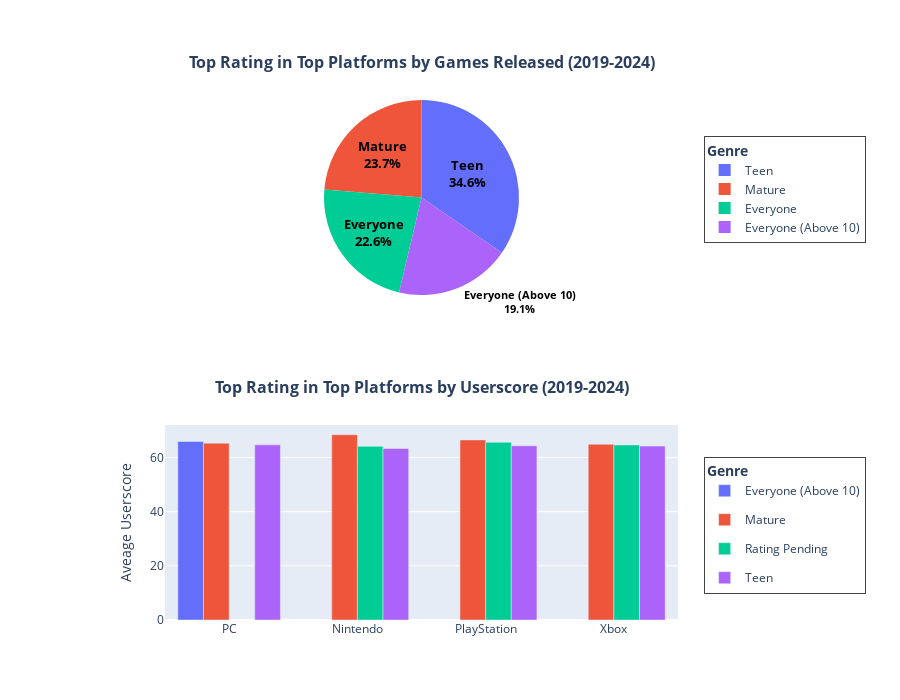

Notebook cell for this chart:
### Code cell
case_df = df_exploded.copy()
case_df['Year'] = case_df['releaseDate'].dt.year
case_df = case_df[(case_df['Year'] >= 2019) & (case_df['Year'] < 2025)]
case_df = case_df[case_df['platform_list'].isin(['Nintendo','PlayStation','PC','Xbox'])]

rating_no_df = case_df.groupby('rating')['id'].nunique().reset_index(name='count')
rating_no_df = rating_no_df[rating_no_df['rating'] != 'Rating Pending']
rating_no_df = rating_no_df.nlargest(5, 'count')

fig = make_subplots(rows=2, cols=1, specs=[[{'type': 'domain'}],[{'type': 'bar'}]],
                    subplot_titles=('<b>Top Rating in Top Platforms by Games Released (2019-2024)</b>',
                                    '<b>Top Rating in Top Platforms by Userscore (2019-2024)</b>'))

#first graph
fig.add_trace(px.pie(rating_no_df, names='rating', values='count').data[0], row=1, col=1)
fig.update_traces(textinfo='label+percent', textposition='auto',
                  insidetextfont=dict(color='black',size=13, weight='bold'),
                  outsidetextfont=dict(color='black', size=11, weight='bold'), row=1, col=1)

#second graph
rating_avg_df = case_df.groupby(['rating', 'platform_list'], as_index=False)['userscore'].mean()
rating_avg_df['rank'] = rating_avg_df.groupby('platform_list')['userscore'].rank(method='first', ascending=False)
rating_avg_df = rating_avg_df[rating_avg_df['rank'] <= 3].drop(columns='rank')

bar_fig = px.bar(rating_avg_df, x='platform_list', y='userscore', color='rating', barmode='group')
for trace in bar_fig.data:
    fig.add_trace(trace, row=2, col=1)

fig.data[0].legend = 'legend'
for trace in fig.data[1:]:
    trace.legend = 'legend2'

fig.update_annotations(yshift=25)
fig.update_yaxes(title_text='Aveage Userscore', row=2, col=1)
fig.update_layout(height=700, legend=dict(x=1.05, y=0.93, title_text='<b>Genre</b>', borderwidth=1),
                  legend2=dict(x=1.05, y=0.05, title_text='<b>Genre</b>', borderwidth=1))

### Figure 1 — Plotly figure (JSON) as saved in the notebook; plotly's stock layout.template omitted (floating-point values rounded to 4 significant figures)
{"data": [{"domain": {"x": [0, 1], "y": [0.625, 1]}, "hovertemplate": "rating=%{label}<br>count=%{value}<extra></extra>", "insidetextfont": {"color": "black", "size": 13, "weight": "bold"}, "labels": ["Teen", "Mature", "Everyone", "Everyone (Above 10)"], "legend": "legend", "legendgroup": "", "name": "", "outsidetextfont": {"color": "black", "size": 11, "weight": "bold"}, "showlegend": true, "textinfo": "label+percent", "textposition": "auto", "type": "pie", "values": [711, 487, 465, 393]}, {"alignmentgroup": "True", "hovertemplate": "rating=Everyone (Above 10)<br>platform_list=%{x}<br>userscore=%{y}<extra></extra>", "legend": "legend2", "legendgroup": "Everyone (Above 10)", "marker": {"color": "#636efa", "pattern": {"shape": ""}}, "name": "Everyone (Above 10)", "offsetgroup": "Everyone (Above 10)", "orientation": "v", "showlegend": true, "textposition": "auto", "type": "bar", "x": ["PC"], "xaxis": "x", "y": [65.92], "yaxis": "y"}, {"alignmentgroup": "True", "hovertemplate": "rating=Mature<br>platform_list=%{x}<br>userscore=%{y}<extra></extra>", "legend": "legend2", "legendgroup": "Mature", "marker": {"color": "#EF553B", "pattern": {"shape": ""}}, "name": "Mature", "offsetgroup": "Mature", "orientation": "v", "showlegend": true, "textposition": "auto", "type": "bar", "x": ["Nintendo", "PC", "PlayStation", "Xbox"], "xaxis": "x", "y": [68.4, 65.3, 66.49, 64.85], "yaxis": "y"}, {"alignmentgroup": "True", "hovertemplate": "rating=Rating Pending<br>platform_list=%{x}<br>userscore=%{y}<extra></extra>", "legend": "legend2", "legendgroup": "Rating Pending", "marker": {"color": "#00cc96", "pattern": {"shape": ""}}, "name": "Rating Pending", "offsetgroup": "Rating Pending", "orientation": "v", "showlegend": true, "textposition": "auto", "type": "bar", "x": ["Nintendo", "PlayStation", "Xbox"], "xaxis": "x", "y": [64.11, 65.58, 64.62], "yaxis": "y"}, {"alignmentgroup": "True", "hovertemplate": "rating=Teen<br>platform_list=%{x}<br>userscore=%{y}<extra></extra>", "legend": "legend2", "legendgroup": "Teen", "marker": {"color": "#ab63fa", "pattern": {"shape": ""}}, "name": "Teen", "offsetgroup": "Teen", "orientation": "v", "showlegend": true, "textposition": "auto", "type": "bar", "x": ["Nintendo", "PC", "PlayStation", "Xbox"], "xaxis": "x", "y": [63.31, 64.66, 64.3, 64.22], "yaxis": "y"}], "layout": {"annotations": [{"font": {"size": 16}, "showarrow": false, "text": "<b>Top Rating in Top Platforms by Games Released (2019-2024)</b>", "x": 0.5, "xanchor": "center", "xref": "paper", "y": 1, "yanchor": "bottom", "yref": "paper", "yshift": 25}, {"font": {"size": 16}, "showarrow": false, "text": "<b>Top Rating in Top Platforms by Userscore (2019-2024)</b>", "x": 0.5, "xanchor": "center", "xref": "paper", "y": 0.375, "yanchor": "bottom", "yref": "paper", "yshift": 25}], "height": 700, "legend": {"borderwidth": 1, "title": {"text": "<b>Genre</b>"}, "x": 1.05, "y": 0.93}, "legend2": {"borderwidth": 1, "title": {"text": "<b>Genre</b>"}, "x": 1.05, "y": 0.05}, "xaxis": {"anchor": "y", "domain": [0, 1]}, "yaxis": {"anchor": "x", "domain": [0, 0.375], "title": {"text": "Aveage Userscore"}}}}
